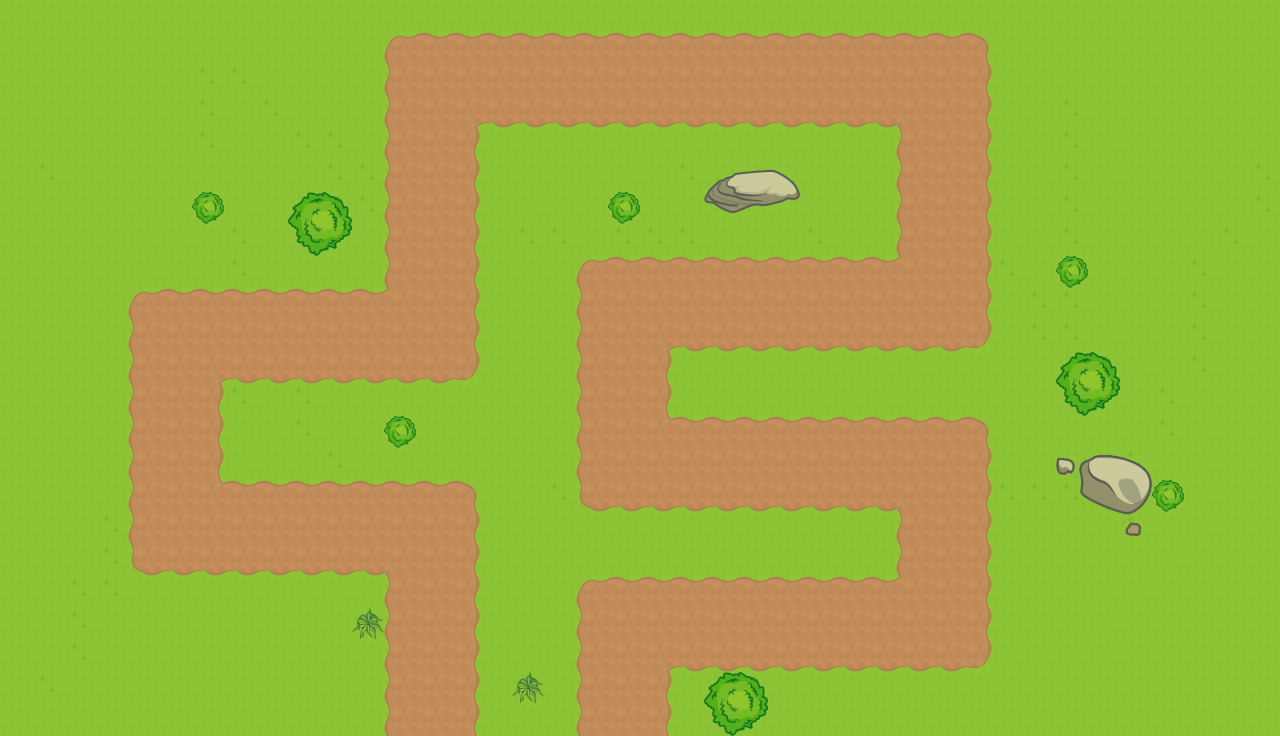

A level layout from a 2D game, rendered from its tile map. Below: a short description, then the map file with its tile-grid data intact:
An orthogonal 40x23 tile map with 32x32 px tiles, 2 tile layers (PathTile, Objects) and 18 objects (PathLine).

<map version="1.0" orientation="orthogonal" renderorder="right-down" width="40" height="23" tilewidth="32" tileheight="32" nextobjectid="119">
 <tileset firstgid="1" name="tiles" tilewidth="32" tileheight="32" spacing="2" margin="1" tilecount="225" columns="15">
  <image source="../tiles/tiles.png" width="512" height="512" />
  <terraintypes>
   <terrain name="Path" tile="17" />
  </terraintypes>
  <tile id="17" terrain="0,0,0,0" />
  <tile id="19" terrain="0,0,,0" />
  <tile id="20" terrain="0,,," />
  <tile id="26" terrain=",0,,0" />
  <tile id="27" terrain="0,,0," />
  <tile id="28" terrain="0,,0,0" />
  <tile id="30" terrain=",0,0,0" />
  <tile id="36" terrain=",0,," />
  <tile id="37" terrain="0,0,," />
  <tile id="41" terrain=",,,0" />
  <tile id="42" terrain=",,0,0" />
  <tile id="43" terrain=",,0," />
  <tile id="44" terrain="0,0,0," />
 </tileset>
 <layer name="PathTile" width="40" height="23">
  <data encoding="csv">
23,23,23,23,23,23,23,23,23,23,23,23,23,23,23,23,23,23,23,23,23,23,23,23,23,23,23,23,23,23,23,23,23,23,23,23,23,23,23,23,
23,23,23,23,23,23,23,23,23,23,23,23,42,43,43,43,43,43,43,43,43,43,43,43,43,43,43,43,43,43,44,23,23,23,23,23,23,23,23,23,
23,23,23,23,23,23,36,36,23,23,23,23,27,18,18,18,18,18,18,18,18,18,18,18,18,18,18,18,18,18,28,23,23,23,23,23,23,23,23,23,
23,23,23,23,23,23,36,23,36,23,23,23,27,18,45,38,38,38,38,38,38,38,38,38,38,38,38,38,20,18,28,23,23,36,23,23,23,23,23,23,
23,23,23,23,23,23,36,23,23,36,36,23,27,18,28,23,23,23,23,23,35,35,35,35,35,23,23,23,27,18,28,23,23,36,35,23,23,23,23,23,
23,36,23,23,23,23,23,23,23,23,36,36,27,18,28,23,23,23,35,35,23,36,23,23,23,23,23,23,27,18,28,23,35,36,35,23,23,23,23,36,
23,23,23,23,23,35,36,35,23,23,23,36,27,18,28,23,35,23,23,23,23,23,23,23,23,23,23,23,27,18,28,23,35,36,23,23,23,23,23,36,
23,23,23,23,35,35,23,36,23,23,23,23,27,18,28,23,36,36,23,36,36,36,23,23,23,36,23,23,27,18,28,35,35,36,23,23,23,23,36,23,
23,23,23,23,35,23,23,36,23,23,23,23,27,18,28,23,23,23,42,43,43,43,43,43,43,43,43,43,31,18,28,36,23,36,23,23,23,36,23,23,
23,23,23,23,42,43,43,43,43,43,43,43,31,18,28,23,23,23,27,18,18,18,18,18,18,18,18,18,18,18,28,23,36,36,23,23,23,36,23,23,
23,23,23,23,27,18,18,18,18,18,18,18,18,18,28,23,23,23,27,18,45,38,38,38,38,38,38,38,38,38,21,23,36,36,35,23,23,36,23,23,
23,23,23,23,27,18,45,38,38,38,38,38,38,38,21,23,23,23,27,18,28,23,23,23,23,23,23,35,35,23,23,23,23,23,23,35,23,36,23,23,
23,23,23,23,27,18,28,36,23,36,23,23,23,23,23,23,23,23,27,18,28,23,23,23,23,35,35,35,23,23,23,23,23,23,23,23,36,23,23,23,
23,23,23,23,27,18,28,23,35,36,23,23,23,23,23,23,23,23,27,18,29,43,43,43,43,43,43,43,43,43,44,23,23,23,23,23,36,35,23,23,
23,23,23,23,27,18,28,35,23,23,36,23,23,23,23,23,23,23,27,18,18,18,18,18,18,18,18,18,18,18,28,23,23,23,23,36,23,35,23,23,
23,23,23,23,27,18,29,43,43,43,43,43,43,43,44,23,23,36,37,38,38,38,38,38,38,38,38,38,20,18,28,36,36,36,23,36,23,35,23,23,
23,23,23,36,27,18,18,18,18,18,18,18,18,18,28,23,23,23,23,23,23,23,23,23,23,23,23,23,27,18,28,23,23,23,23,36,23,35,23,23,
23,23,23,36,37,38,38,38,38,38,38,38,20,18,28,23,23,23,23,23,23,23,23,23,23,23,23,23,27,18,28,23,23,23,23,23,35,23,23,23,
23,23,36,36,23,23,23,23,23,35,35,23,27,18,28,23,23,23,42,43,43,43,43,43,43,43,43,43,31,18,28,23,23,23,35,35,23,23,23,23,
23,23,36,23,23,23,23,23,23,23,23,35,27,18,28,35,35,23,27,18,18,18,18,18,18,18,18,18,18,18,28,23,23,23,35,23,23,23,23,23,
23,23,36,23,23,23,23,23,23,23,23,23,27,18,28,23,23,35,27,18,45,38,38,38,38,38,38,38,38,38,21,35,35,35,35,23,23,23,23,23,
23,36,23,23,23,23,23,23,23,23,23,23,27,18,28,23,23,23,27,18,28,23,23,35,23,23,23,23,23,23,23,23,23,23,23,23,23,23,23,23,
23,23,23,23,23,23,23,23,23,23,23,23,27,18,28,23,23,23,27,18,28,23,23,23,23,23,23,23,23,23,23,23,23,23,23,23,23,23,23,23
</data>
 </layer>
 <objectgroup name="Path">
  <object id="118" name="PathLine" x="432" y="735">
   <polyline points="0,0 0,-209 -257,-209 -257,-400 0,-400 0,-657 514,-657 514,-431 192,-431 192,-268 514,-268 514,-108 191,-108 191,-1" />
  </object>
 </objectgroup>
 <objectgroup name="Boundary" visible="0">
  <object id="41" x="391" y="517" width="81" height="218" />
  <object id="44" x="137" y="485" width="322" height="81" />
  <object id="46" x="431" y="490" width="39" height="27" />
  <object id="48" x="135" y="330" width="82" height="232" />
  <object id="51" x="152" y="295" width="317" height="79" />
  <object id="69" x="137" y="300" width="21" height="39" />
  <object id="73" x="391" y="63" width="82" height="240" />
  <object id="75" x="400" y="38" width="559" height="82" />
  <object id="79" x="392" y="46" width="14" height="19" />
  <object id="83" x="902" y="48" width="81" height="285" />
  <object id="86" x="962" y="41" width="18" height="15" />
  <object id="98" x="590" y="262" width="385" height="81" />
  <object id="101" x="582" y="271" width="82" height="221" />
  <object id="107" x="588" y="421" width="385" height="82" />
  <object id="111" x="900" y="434" width="84" height="224" />
  <object id="114" x="596" y="582" width="381" height="81" />
  <object id="116" x="582" y="589" width="81" height="146" />
 </objectgroup>
 <layer name="Objects" width="40" height="23">
  <data encoding="csv">
0,0,0,0,0,0,0,0,0,0,0,0,0,0,0,0,0,0,0,0,0,0,0,0,0,0,0,0,0,0,0,0,0,0,0,0,0,0,0,0,
0,0,0,0,0,0,0,0,0,0,0,0,0,0,0,0,0,0,0,0,0,0,0,0,0,0,0,0,0,0,0,0,0,0,0,0,0,0,0,0,
0,0,0,0,0,0,0,0,0,0,0,0,0,0,0,0,0,0,0,0,0,0,0,0,0,0,0,0,0,0,0,0,0,0,0,0,0,0,0,0,
0,0,0,0,0,0,0,0,0,0,0,0,0,0,0,0,0,0,0,0,0,0,0,0,0,0,0,0,0,0,0,0,0,0,0,0,0,0,0,0,
0,0,0,0,0,0,0,0,0,0,0,0,0,0,0,0,0,0,0,0,0,0,0,0,0,0,0,0,0,0,0,0,0,0,0,0,0,0,0,0,
0,0,0,0,0,0,0,0,0,0,0,0,0,0,0,0,0,0,0,0,0,0,76,77,78,0,0,0,0,0,0,0,0,0,0,0,0,0,0,0,
0,0,0,0,0,0,159,0,0,160,161,0,0,0,0,0,0,0,0,159,0,0,79,80,81,0,0,0,0,0,0,0,0,0,0,0,0,0,0,0,
0,0,0,0,0,0,0,0,0,162,163,0,0,0,0,0,0,0,0,0,0,0,0,0,0,0,0,0,0,0,0,0,0,0,0,0,0,0,0,0,
0,0,0,0,0,0,0,0,0,0,0,0,0,0,0,0,0,0,0,0,0,0,0,0,0,0,0,0,0,0,0,0,0,159,0,0,0,0,0,0,
0,0,0,0,0,0,0,0,0,0,0,0,0,0,0,0,0,0,0,0,0,0,0,0,0,0,0,0,0,0,0,0,0,0,0,0,0,0,0,0,
0,0,0,0,0,0,0,0,0,0,0,0,0,0,0,0,0,0,0,0,0,0,0,0,0,0,0,0,0,0,0,0,0,0,0,0,0,0,0,0,
0,0,0,0,0,0,0,0,0,0,0,0,0,0,0,0,0,0,0,0,0,0,0,0,0,0,0,0,0,0,0,0,0,160,161,0,0,0,0,0,
0,0,0,0,0,0,0,0,0,0,0,0,0,0,0,0,0,0,0,0,0,0,0,0,0,0,0,0,0,0,0,0,0,162,163,0,0,0,0,0,
0,0,0,0,0,0,0,0,0,0,0,0,159,0,0,0,0,0,0,0,0,0,0,0,0,0,0,0,0,0,0,0,0,0,0,0,0,0,0,0,
0,0,0,0,0,0,0,0,0,0,0,0,0,0,0,0,0,0,0,0,0,0,0,0,0,0,0,0,0,0,0,0,0,82,83,84,0,0,0,0,
0,0,0,0,0,0,0,0,0,0,0,0,0,0,0,0,0,0,0,0,0,0,0,0,0,0,0,0,0,0,0,0,0,85,86,87,159,0,0,0,
0,0,0,0,0,0,0,0,0,0,0,0,0,0,0,0,0,0,0,0,0,0,0,0,0,0,0,0,0,0,0,0,0,88,89,90,0,0,0,0,
0,0,0,0,0,0,0,0,0,0,0,0,0,0,0,0,0,0,0,0,0,0,0,0,0,0,0,0,0,0,0,0,0,0,0,0,0,0,0,0,
0,0,0,0,0,0,0,0,0,0,0,0,0,0,0,0,0,0,0,0,0,0,0,0,0,0,0,0,0,0,0,0,0,0,0,0,0,0,0,0,
0,0,0,0,0,0,0,0,0,0,0,154,0,0,0,0,0,0,0,0,0,0,0,0,0,0,0,0,0,0,0,0,0,0,0,0,0,0,0,0,
0,0,0,0,0,0,0,0,0,0,0,0,0,0,0,0,0,0,0,0,0,0,0,0,0,0,0,0,0,0,0,0,0,0,0,0,0,0,0,0,
0,0,0,0,0,0,0,0,0,0,0,0,0,0,0,0,154,0,0,0,0,0,160,161,0,0,0,0,0,0,0,0,0,0,0,0,0,0,0,0,
0,0,0,0,0,0,0,0,0,0,0,0,0,0,0,0,0,0,0,0,0,0,162,163,0,0,0,0,0,0,0,0,0,0,0,0,0,0,0,0
</data>
 </layer>
</map>
